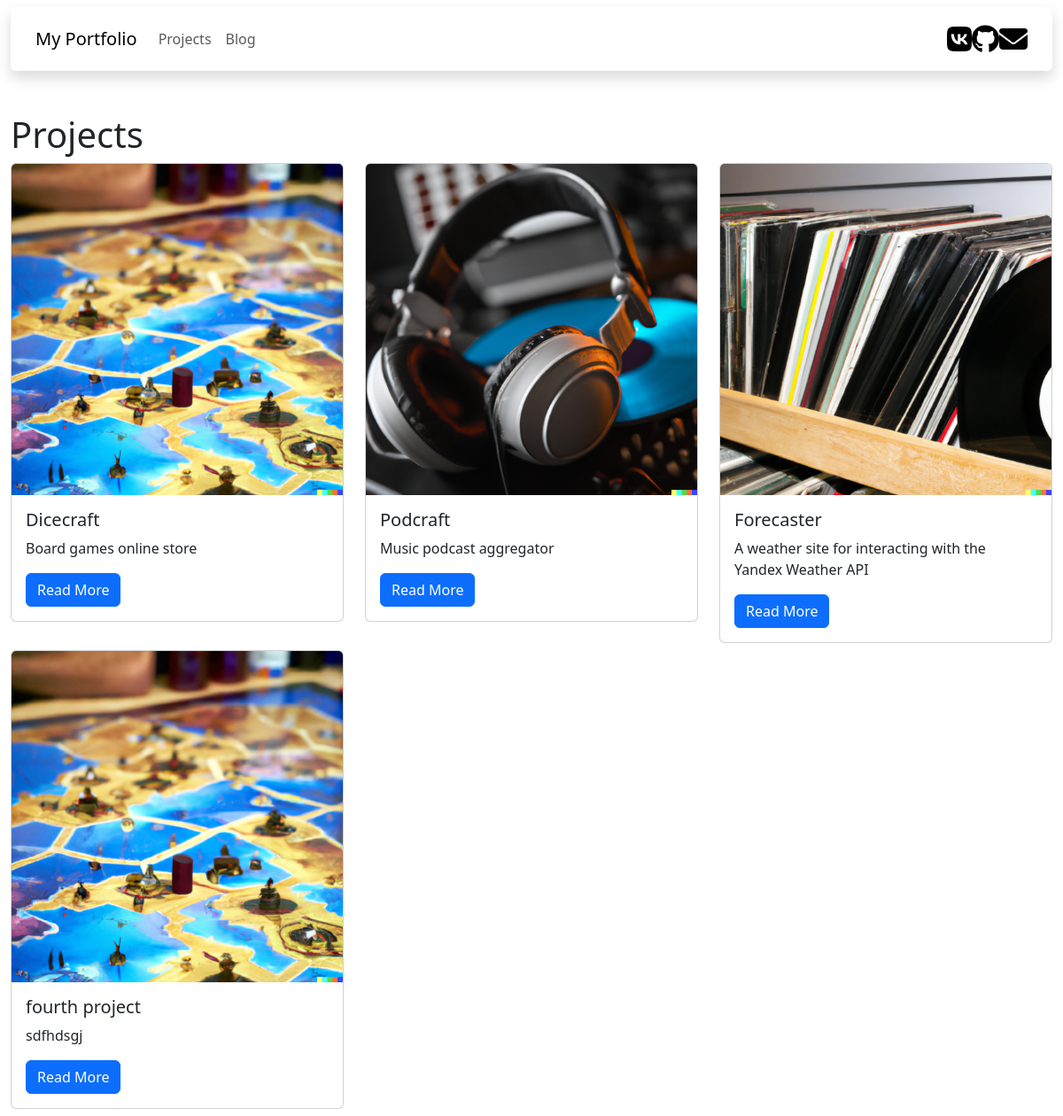
The page /projects/ on the database as committed earlier.
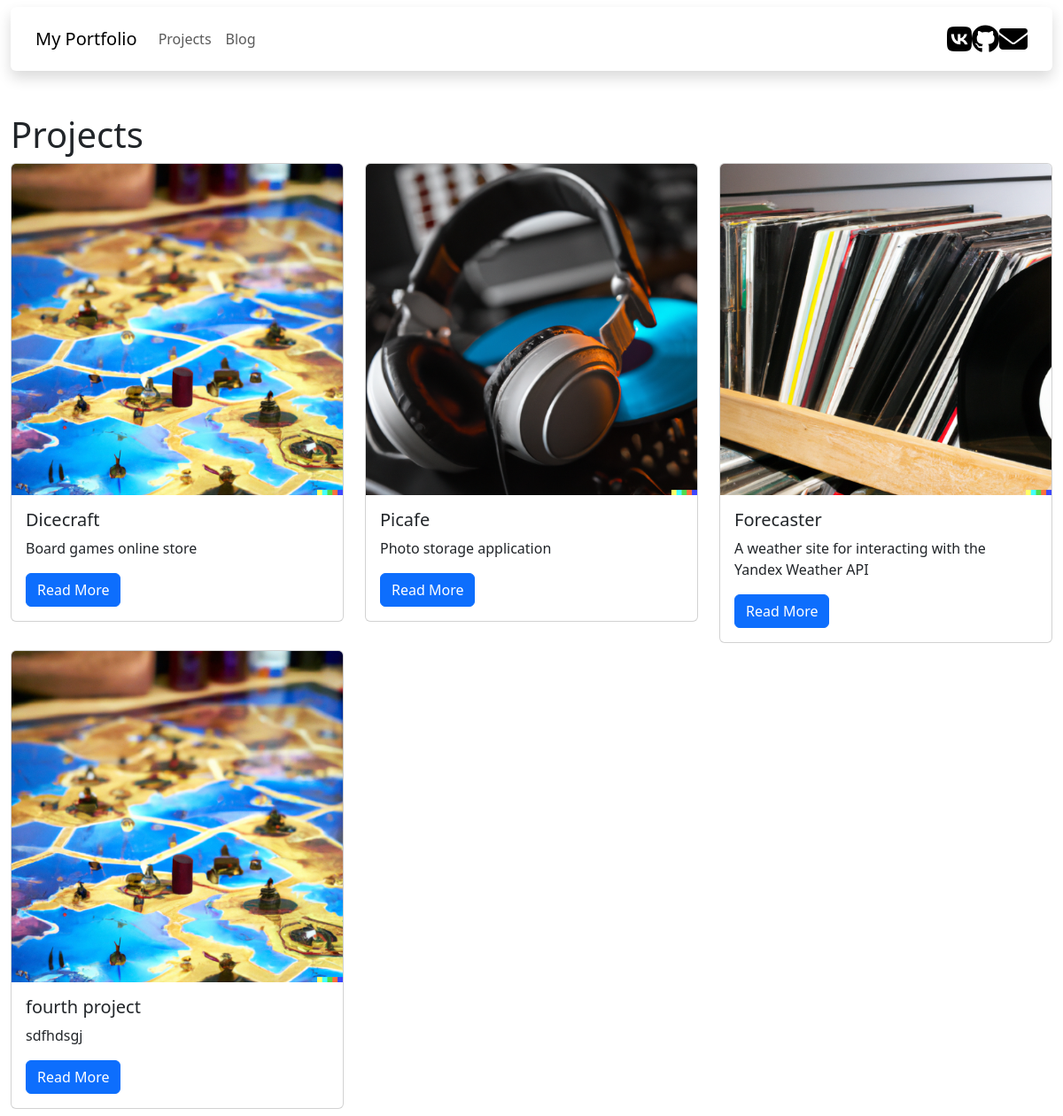
The same page on the database as committed later.
### projects/models.py (models this page shows)
class Project(models.Model):
    title = models.CharField(max_length=100)
    description = models.TextField()
    technology = models.CharField(max_length=20)
    image = models.FilePathField(path="D:\Projects\portfolio\static\img")

### projects/views.py (the view)
# urls.py: path("projects/", views.project_index, name="project_index"),
def project_index(request):
    projects = Project.objects.all()
    context = {
        'projects': projects
    }
    return render(request, 'project_index.html', context)

### portfolio/templates/project_index.html
{% extends "base.html" %}
{% load static %}
{% block page_content %}
<h1>Projects</h1>
<div class="row">
{% for project in projects %}
    <div class="col-md-4">
        <div class="card mb-2">
            <img class="card-img-top" src="{% static project.image %}">
            <div class="card-body">
                <h5 class="card-title">{{ project.title }}</h5>
                <p class="card-text">{{ project.description }}</p>
                <a href="{% url 'project_detail' project.pk %}"
                   class="btn btn-primary">
                    Read More
                </a>
            </div>
        </div>
    </div>
    {% endfor %}
</div>
{% endblock %}

Rows that differ between the two databases and show on the page:
changed Project: title "Podcraft" → "Picafe"; description "Music podcast aggregator" → "Photo storage application"
